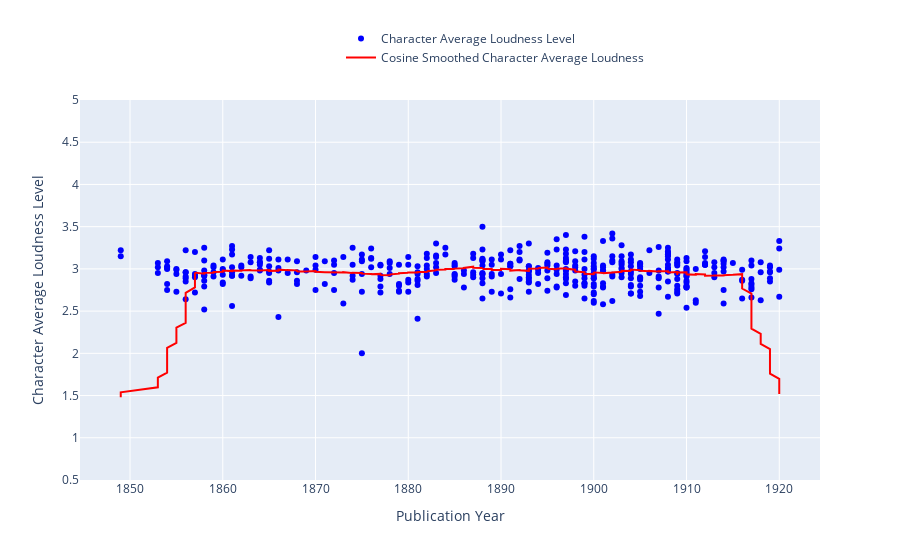

Source (notebook cell):
### Code cell
import plotly.graph_objects as go

# Sort the DataFrame by 'word_count' column
df_sorted_by_publication_year = df.sort_values(by='text_used_date')

# Calculate cosine smoothed CAL values
window_size = 50  # Define the window size for cosine smoothing
cosine_smoothed_CAL = np.convolve(df_sorted_by_publication_year['character_avg_loudness'], np.ones(window_size)/window_size, mode='same')

# Create scatter plot for character_avg_loudness
scatter = go.Scatter(x=df_sorted_by_publication_year['text_used_date'], 
                     y=df_sorted_by_publication_year['character_avg_loudness'],
                     mode='markers',
                     marker=dict(color='blue'),
                     name='Character Average Loudness Level',
                     text=df_sorted_by_publication_year['filename'],  # Hover text
                     hoverinfo='text')

# Create line plot for smoothed CAL
smoothed_line = go.Scatter(x=df_sorted_by_publication_year['text_used_date'], 
                           y=cosine_smoothed_CAL,
                           mode='lines',
                           line=dict(color='red', width=2),
                           name='Cosine Smoothed Character Average Loudness')

# Create layout
layout = go.Layout(#title='SED related to text length in words (including author Ludwig Thoma) with Cosine Smoothed SED',
                   xaxis=dict(title='Publication Year'),
                   yaxis=dict(title='Character Average Loudness Level', range=[0.5, 5]),
                   hovermode='closest',
                   legend=dict(x=0.5, y=1.2, orientation='h'))

# Create figure (exclude line plot for scaled word count)
fig = go.Figure(data=[scatter, smoothed_line], layout=layout)

# Show plot
fig.show()

# Export as PNG with high resolution for print
fig.write_image("/Users/sguhr/Desktop/Diss_notebooks/Diss_data_visualization/CharacterALoudness_theme-d-prose_cos_smoothed_50_medium_res3.png", scale=10)

# Export as HTML
fig.write_html("/Users/sguhr/Desktop/Diss_notebooks/Diss_data_visualization/CharacterALoudness_theme-d-prose_cos_smoothed_50_high_res3.html")

### Figure 1 — Plotly figure (JSON) as saved in the notebook; plotly's stock layout.template omitted (floating-point values rounded to 4 significant figures; data arrays with more than 128 entries replaced by an {"elided": "..."} marker saying what was removed)
{"data": [{"hoverinfo": "text", "marker": {"color": "blue"}, "mode": "markers", "name": "Character Average Loudness Level", "text": {"elided": "425 str values"}, "type": "scatter", "x": {"elided": "425 int values"}, "y": {"elided": "425 float values"}}, {"line": {"color": "red", "width": 2}, "mode": "lines", "name": "Cosine Smoothed Character Average Loudness", "type": "scatter", "x": {"elided": "425 int values"}, "y": {"elided": "425 float values"}}], "layout": {"hovermode": "closest", "legend": {"orientation": "h", "x": 0.5, "y": 1.2}, "xaxis": {"title": {"text": "Publication Year"}}, "yaxis": {"range": [0.5, 5], "title": {"text": "Character Average Loudness Level"}}}}
